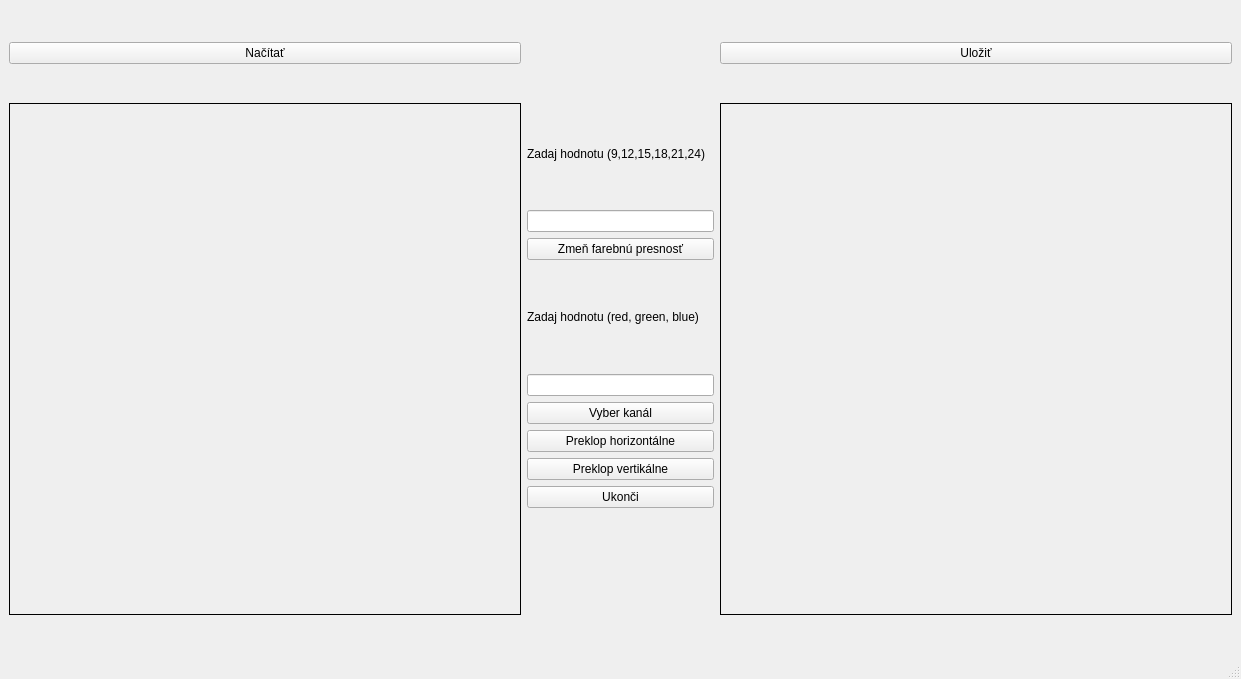
<?xml version="1.0" encoding="UTF-8"?>
<ui version="4.0">
 <class>MainWindow</class>
 <widget class="QMainWindow" name="MainWindow">
  <property name="geometry">
   <rect>
    <x>0</x>
    <y>0</y>
    <width>1241</width>
    <height>679</height>
   </rect>
  </property>
  <property name="windowTitle">
   <string>CellAnalyzer</string>
  </property>
  <widget class="QWidget" name="centralwidget">
   <layout class="QGridLayout" name="gridLayout">
    <item row="2" column="0">
     <widget class="QLabel" name="input_picture_label">
      <property name="minimumSize">
       <size>
        <width>512</width>
        <height>512</height>
       </size>
      </property>
      <property name="maximumSize">
       <size>
        <width>512</width>
        <height>512</height>
       </size>
      </property>
      <property name="frameShape">
       <enum>QFrame::Box</enum>
      </property>
      <property name="text">
       <string/>
      </property>
     </widget>
    </item>
    <item row="1" column="2">
     <layout class="QHBoxLayout" name="horizontalLayout">
      <item>
       <widget class="QPushButton" name="save_btn">
        <property name="text">
         <string>Uložiť</string>
        </property>
       </widget>
      </item>
     </layout>
    </item>
    <item row="1" column="0">
     <widget class="QPushButton" name="load_btn">
      <property name="text">
       <string>Načítať</string>
      </property>
     </widget>
    </item>
    <item row="2" column="2">
     <widget class="QLabel" name="output_picture_label">
      <property name="minimumSize">
       <size>
        <width>512</width>
        <height>512</height>
       </size>
      </property>
      <property name="maximumSize">
       <size>
        <width>512</width>
        <height>512</height>
       </size>
      </property>
      <property name="frameShape">
       <enum>QFrame::Box</enum>
      </property>
      <property name="text">
       <string/>
      </property>
     </widget>
    </item>
    <item row="2" column="1">
     <layout class="QGridLayout" name="gridLayout_2">
      <item row="0" column="0">
       <widget class="QLabel" name="label_2">
        <property name="text">
         <string>Zadaj hodnotu (9,12,15,18,21,24)</string>
        </property>
       </widget>
      </item>
      <item row="3" column="0">
       <widget class="QLabel" name="label_3">
        <property name="text">
         <string>Zadaj hodnotu (red, green, blue)</string>
        </property>
       </widget>
      </item>
      <item row="8" column="0">
       <widget class="QPushButton" name="btn_exit">
        <property name="text">
         <string>Ukonči</string>
        </property>
       </widget>
      </item>
      <item row="7" column="0">
       <widget class="QPushButton" name="btn_vertical">
        <property name="text">
         <string>Preklop vertikálne</string>
        </property>
       </widget>
      </item>
      <item row="6" column="0">
       <widget class="QPushButton" name="btn_horizont">
        <property name="text">
         <string>Preklop horizontálne</string>
        </property>
       </widget>
      </item>
      <item row="5" column="0">
       <widget class="QPushButton" name="btn_channel">
        <property name="text">
         <string>Vyber kanál</string>
        </property>
       </widget>
      </item>
      <item row="2" column="0">
       <widget class="QPushButton" name="btn_depth">
        <property name="text">
         <string>Zmeň farebnú presnosť</string>
        </property>
       </widget>
      </item>
      <item row="9" column="0">
       <widget class="QLabel" name="label_4">
        <property name="text">
         <string></string>
        </property>
       </widget>
      </item>
      <item row="1" column="0">
       <widget class="QLineEdit" name="depth_edit_line"/>
      </item>
      <item row="4" column="0">
       <widget class="QLineEdit" name="channel_edit_line"/>
      </item>
     </layout>
    </item>
   </layout>
  </widget>
  <widget class="QStatusBar" name="statusbar"/>
 </widget>
 <resources/>
 <connections/>
</ui>
